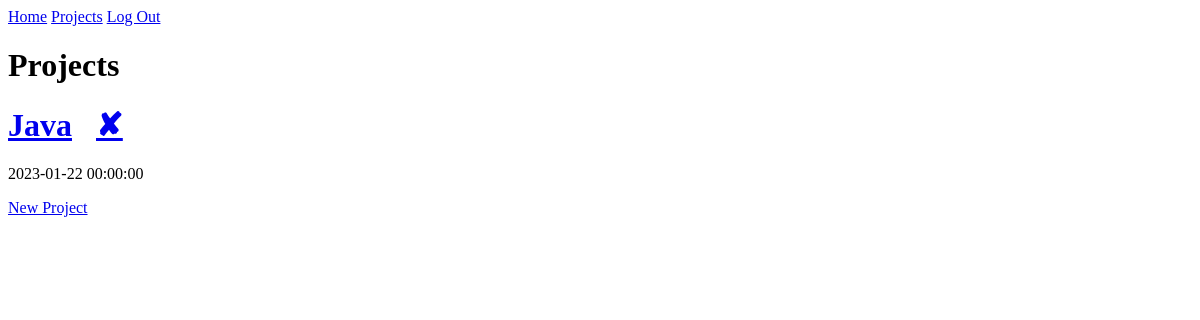
Page /projects (signed in) on the earlier database version.
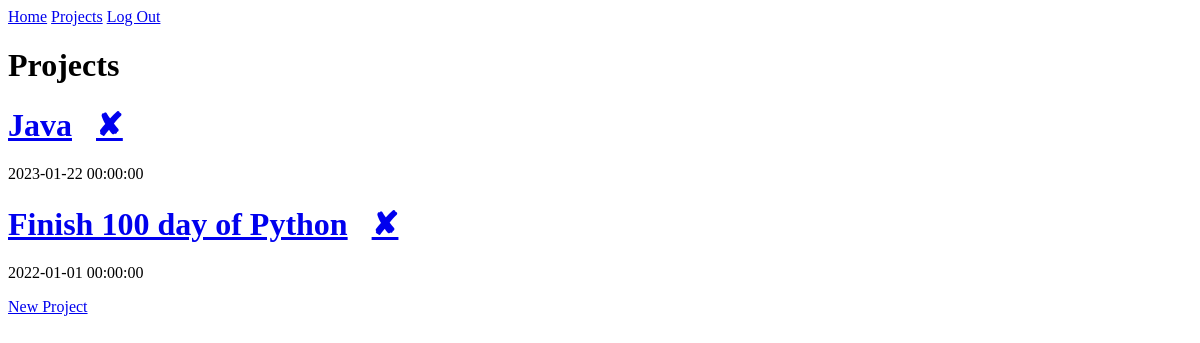
Same page on the later database version.
### main.py (models this page shows)
class Projects(db.Model):
    __tablename__ = "Projects_Table"
    id = db.Column(db.Integer, primary_key=True)
    project_name = db.Column(db.String(250), nullable=False)
    project_description = db.Column(db.String(500), nullable=True)
    date_created = db.Column(db.DateTime, nullable=False, default=datetime.utcnow)
    completion_timeline = db.Column(db.DateTime, nullable=False)
    project_owner = relationship("Users", back_populates="projects")
    project_owner_id = db.Column(db.Integer, db.ForeignKey("Users_Table.id"))
    tasks = relationship("To_Do", back_populates="tasks_name")

### main.py (the view)
@app.route('/projects', methods=["GET", "POST"])
@login_required
def projects():
    project = Projects.query.filter_by(project_owner_id=current_user.id)
    return render_template("projects.html", projects=project)

### main.py (called while the page is built)
@login_manager.user_loader
def load_user(user_id):
    return Users.query.get(int(user_id))

### templates/projects.html (shortened to what this page needs)
<!DOCTYPE html>
<html lang="en">
<head>
</head>
<body>
<a href="{{url_for('home')}}">Home</a>
{% if not current_user.is_authenticated %}
<a href="{{ url_for('login') }}"> Login </a>
<a href="{{ url_for('registration') }}"> Register </a>
{% else %}
<a href ="{{url_for('projects')}}">Projects</a>
<a href="{{ url_for('logout') }}"> Log Out </a>
{% endif %}
<h1>Projects</h1>
    {% for project in projects%}
    <h1><a href="{{ url_for('project_todo', projects_id=project.id)}}">{{ project.project_name}}</a> &nbsp <a href="{{url_for('delete_project', projects_id=project.id)}}">✘</a></h5></h1>
<p>{{project.completion_timeline}}</p>
    {% endfor %}
<a href="{{ url_for('add_project') }}"> New Project </a>
</body>
</html>

Differences in the rows shown:
added Projects: project_name "Finish 100 day of Python", completion_timeline "2022-01-01 00:00:00"
